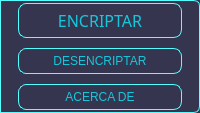
           <widget class="QFrame" name="frame_4">
            <property name="maximumSize">
             <size>
              <width>500</width>
              <height>16777215</height>
             </size>
            </property>
            <property name="styleSheet">
             <string notr="true">QFrame{
background-color: rgb(53, 53, 79);
border: 1.25px solid rgb(85,255,255);
border-radius: 6px;
 border-top-left-radius: 0px;
 border-bottom-left-radius: 0px;
}
</string>
            </property>
            <property name="frameShape">
             <enum>QFrame::Panel</enum>
            </property>
            <property name="frameShadow">
             <enum>QFrame::Plain</enum>
            </property>
            <property name="lineWidth">
             <number>0</number>
            </property>
            <layout class="QVBoxLayout" name="verticalLayout_4">
             <property name="leftMargin">
              <number>15</number>
             </property>
             <property name="topMargin">
              <number>0</number>
             </property>
             <property name="rightMargin">
              <number>15</number>
             </property>
             <property name="bottomMargin">
              <number>0</number>
             </property>
             <item>
              <widget class="QPushButton" name="bt_encriptar">
               <property name="font">
                <font>
                 <family>Arial Black</family>
                 <pointsize>12</pointsize>
                 <weight>10</weight>
                 <italic>false</italic>
                 <bold>false</bold>
                </font>
               </property>
               <property name="cursor">
                <cursorShape>PointingHandCursor</cursorShape>
               </property>
               <property name="focusPolicy">
                <enum>Qt::StrongFocus</enum>
               </property>
               <property name="layoutDirection">
                <enum>Qt::LeftToRight</enum>
               </property>
               <property name="autoFillBackground">
                <bool>false</bool>
               </property>
               <property name="styleSheet">
                <string notr="true">QFrame{
background-color: rgb(53, 53, 79);
}

QPushButton{
font: 87 12pt &quot;Arial Black&quot;;
background-color:000000ff;
color: rgb(20, 200, 220);
border-radius: 8px;
border: 1.25px solid rgb(85,255,255);
padding: 5px;
qproperty-toolButtonStyle: ToolButtonTextBesideIcon;
qproperty-text-align: left;
margin: 2px;
}
QPushButton:hover{
background-color: rgb(0, 0, 0);
}</string>
               </property>
               <property name="inputMethodHints">
                <set>Qt::ImhNone</set>
               </property>
               <property name="text">
                <string>ENCRIPTAR</string>
               </property>
               <property name="icon">
                <iconset>
                 <normaloff>iconos/cerrar.png</normaloff>iconos/cerrar.png</iconset>
               </property>
               <property name="iconSize">
                <size>
                 <width>24</width>
                 <height>24</height>
                </size>
               </property>
              </widget>
             </item>
             <item>
              <widget class="QPushButton" name="bt_desencriptar">
               <property name="cursor">
                <cursorShape>PointingHandCursor</cursorShape>
               </property>
               <property name="layoutDirection">
                <enum>Qt::LeftToRight</enum>
               </property>
               <property name="styleSheet">
                <string notr="true">QFrame{
background-color: rgb(53, 53, 79)
}

QPushButton{
font: 87 12pt &quot;Arial Black&quot;;
background-color:000000ff;
color: rgb(20, 200, 220);
border-radius: 8px;
border: 1px solid rgb(85,255,255);
padding: 5px;
qproperty-toolButtonStyle: ToolButtonTextBesideIcon;
qproperty-text-align: left;
margin: 2px;
}
QPushButton:hover{
background-color: rgb(0, 0, 0);
}</string>
               </property>
               <property name="text">
                <string>DESENCRIPTAR</string>
               </property>
               <property name="icon">
                <iconset>
                 <normaloff>iconos/llave.png</normaloff>iconos/llave.png</iconset>
               </property>
               <property name="iconSize">
                <size>
                 <width>25</width>
                 <height>25</height>
                </size>
               </property>
              </widget>
             </item>
             <item>
              <widget class="QPushButton" name="bt_acercaDe">
               <property name="cursor">
                <cursorShape>PointingHandCursor</cursorShape>
               </property>
               <property name="toolTip">
                <string>&lt;html&gt;&lt;head/&gt;&lt;body&gt;&lt;p&gt;&lt;br/&gt;&lt;/p&gt;&lt;/body&gt;&lt;/html&gt;</string>
               </property>
               <property name="layoutDirection">
                <enum>Qt::LeftToRight</enum>
               </property>
               <property name="styleSheet">
                <string notr="true">QFrame{
background-color: rgb(53, 53, 79)
}

QPushButton{
font: 87 12pt &quot;Arial Black&quot;;
background-color:000000ff;
color: rgb(20, 200, 220);
border-radius: 8px;
border: 1px solid  rgb(85,255,255);
padding: 5px;
qproperty-toolButtonStyle: ToolButtonTextBesideIcon;
qproperty-text-align: left;
margin: 2px;
}
QPushButton:hover{
background-color: rgb(0, 0, 0);
}</string>
               </property>
               <property name="text">
                <string>ACERCA DE</string>
               </property>
               <property name="icon">
                <iconset>
                 <normaloff>iconos/informacion.png</normaloff>iconos/informacion.png</iconset>
               </property>
               <property name="iconSize">
                <size>
                 <width>25</width>
                 <height>25</height>
                </size>
               </property>
              </widget>
             </item>
            </layout>
           </widget>
